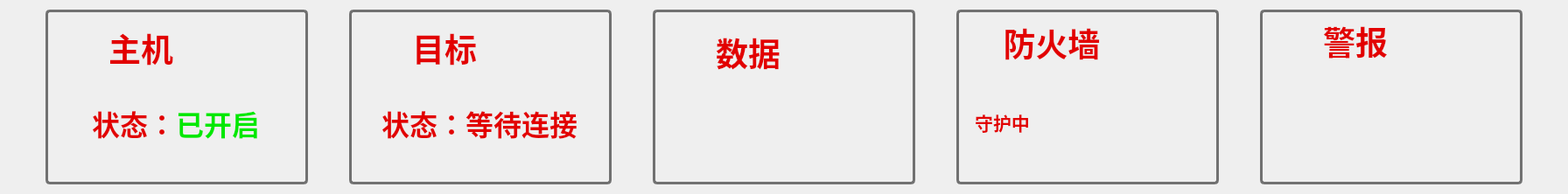
              <widget class="QWidget" name="widget_12" native="true">
               <layout class="QHBoxLayout" name="horizontalLayout_2">
                <item>
                 <spacer name="horizontalSpacer_7">
                  <property name="orientation">
                   <enum>Qt::Horizontal</enum>
                  </property>
                  <property name="sizeHint" stdset="0">
                   <size>
                    <width>41</width>
                    <height>20</height>
                   </size>
                  </property>
                 </spacer>
                </item>
                <item>
                 <widget class="QWidget" name="widget_5" native="true">
                  <property name="minimumSize">
                   <size>
                    <width>300</width>
                    <height>200</height>
                   </size>
                  </property>
                  <property name="maximumSize">
                   <size>
                    <width>300</width>
                    <height>200</height>
                   </size>
                  </property>
                  <property name="styleSheet">
                   <string notr="true">#widget_5{
border: 3px solid rgb(113, 113, 113);    /*边框*/
border-radius: 5px;           /*圆角*/
}</string>
                  </property>
                  <layout class="QVBoxLayout" name="verticalLayout_17">
                   <item>
                    <layout class="QHBoxLayout" name="horizontalLayout_16">
                     <item>
                      <widget class="QLabel" name="label_11">
                       <property name="minimumSize">
                        <size>
                         <width>150</width>
                         <height>50</height>
                        </size>
                       </property>
                       <property name="maximumSize">
                        <size>
                         <width>150</width>
                         <height>50</height>
                        </size>
                       </property>
                       <property name="text">
                        <string>&lt;html&gt;&lt;head/&gt;&lt;body&gt;&lt;p align=&quot;center&quot;&gt;&lt;span style=&quot; font-size:28pt; font-weight:600; color:#e20000;&quot;&gt;主机&lt;/span&gt;&lt;/p&gt;&lt;/body&gt;&lt;/html&gt;</string>
                       </property>
                      </widget>
                     </item>
                     <item>
                      <widget class="QLabel" name="label_7">
                       <property name="minimumSize">
                        <size>
                         <width>50</width>
                         <height>50</height>
                        </size>
                       </property>
                       <property name="maximumSize">
                        <size>
                         <width>50</width>
                         <height>50</height>
                        </size>
                       </property>
                       <property name="text">
                        <string/>
                       </property>
                       <property name="pixmap">
                        <pixmap resource="picture.qrc">:/new/icon/pic/icon/com.png</pixmap>
                       </property>
                       <property name="scaledContents">
                        <bool>true</bool>
                       </property>
                      </widget>
                     </item>
                    </layout>
                   </item>
                   <item>
                    <widget class="QLabel" name="label_14">
                     <property name="minimumSize">
                      <size>
                       <width>280</width>
                       <height>100</height>
                      </size>
                     </property>
                     <property name="maximumSize">
                      <size>
                       <width>280</width>
                       <height>100</height>
                      </size>
                     </property>
                     <property name="text">
                      <string>&lt;html&gt;&lt;head/&gt;&lt;body&gt;&lt;p align=&quot;center&quot;&gt;&lt;span style=&quot; font-size:24pt; font-weight:600; color:#e20000;&quot;&gt;状态：&lt;/span&gt;&lt;span style=&quot; font-size:24pt; font-weight:600; color:#00e800;&quot;&gt;已开启&lt;/span&gt;&lt;/p&gt;&lt;/body&gt;&lt;/html&gt;</string>
                     </property>
                    </widget>
                   </item>
                  </layout>
                 </widget>
                </item>
                <item>
                 <spacer name="horizontalSpacer_6">
                  <property name="orientation">
                   <enum>Qt::Horizontal</enum>
                  </property>
                  <property name="sizeHint" stdset="0">
                   <size>
                    <width>41</width>
                    <height>20</height>
                   </size>
                  </property>
                 </spacer>
                </item>
                <item>
                 <widget class="QWidget" name="widget_6" native="true">
                  <property name="minimumSize">
                   <size>
                    <width>300</width>
                    <height>200</height>
                   </size>
                  </property>
                  <property name="maximumSize">
                   <size>
                    <width>300</width>
                    <height>200</height>
                   </size>
                  </property>
                  <property name="styleSheet">
                   <string notr="true">#widget_6{
border: 3px solid rgb(113, 113, 113);    /*边框*/
border-radius: 5px;           /*圆角*/
}</string>
                  </property>
                  <layout class="QVBoxLayout" name="verticalLayout_18">
                   <item>
                    <layout class="QHBoxLayout" name="horizontalLayout_17">
                     <item>
                      <widget class="QLabel" name="label_18">
                       <property name="minimumSize">
                        <size>
                         <width>150</width>
                         <height>50</height>
                        </size>
                       </property>
                       <property name="maximumSize">
                        <size>
                         <width>150</width>
                         <height>50</height>
                        </size>
                       </property>
                       <property name="text">
                        <string>&lt;html&gt;&lt;head/&gt;&lt;body&gt;&lt;p align=&quot;center&quot;&gt;&lt;span style=&quot; font-size:28pt; font-weight:600; color:#e20000;&quot;&gt;目标&lt;/span&gt;&lt;/p&gt;&lt;/body&gt;&lt;/html&gt;</string>
                       </property>
                      </widget>
                     </item>
                     <item>
                      <widget class="QLabel" name="label_8">
                       <property name="minimumSize">
                        <size>
                         <width>50</width>
                         <height>50</height>
                        </size>
                       </property>
                       <property name="maximumSize">
                        <size>
                         <width>50</width>
                         <height>50</height>
                        </size>
                       </property>
                       <property name="text">
                        <string/>
                       </property>
                       <property name="pixmap">
                        <pixmap resource="picture.qrc">:/new/icon/pic/icon/chicken.png</pixmap>
                       </property>
                       <property name="scaledContents">
                        <bool>true</bool>
                       </property>
                      </widget>
                     </item>
                    </layout>
                   </item>
                   <item>
                    <widget class="QLabel" name="label_13">
                     <property name="minimumSize">
                      <size>
                       <width>280</width>
                       <height>100</height>
                      </size>
                     </property>
                     <property name="maximumSize">
                      <size>
                       <width>280</width>
                       <height>100</height>
                      </size>
                     </property>
                     <property name="text">
                      <string>&lt;html&gt;&lt;head/&gt;&lt;body&gt;&lt;p align=&quot;center&quot;&gt;&lt;span style=&quot; font-size:24pt; font-weight:600; color:#e20000;&quot;&gt;状态：&lt;/span&gt;&lt;span style=&quot; font-size:24pt; font-weight:600; color:#e20000;&quot;&gt;等待连接&lt;/span&gt;&lt;/p&gt;&lt;/body&gt;&lt;/html&gt;</string>
                     </property>
                    </widget>
                   </item>
                  </layout>
                 </widget>
                </item>
                <item>
                 <spacer name="horizontalSpacer_5">
                  <property name="orientation">
                   <enum>Qt::Horizontal</enum>
                  </property>
                  <property name="sizeHint" stdset="0">
                   <size>
                    <width>41</width>
                    <height>20</height>
                   </size>
                  </property>
                 </spacer>
                </item>
                <item>
                 <widget class="QWidget" name="widget_7" native="true">
                  <property name="minimumSize">
                   <size>
                    <width>300</width>
                    <height>200</height>
                   </size>
                  </property>
                  <property name="maximumSize">
                   <size>
                    <width>300</width>
                    <height>200</height>
                   </size>
                  </property>
                  <property name="styleSheet">
                   <string notr="true">#widget_7{
border: 3px solid rgb(113, 113, 113);    /*边框*/
border-radius: 5px;           /*圆角*/
}</string>
                  </property>
                  <layout class="QVBoxLayout" name="verticalLayout_16" stretch="1,2">
                   <item>
                    <layout class="QHBoxLayout" name="horizontalLayout_21">
                     <item>
                      <widget class="QLabel" name="label_19">
                       <property name="minimumSize">
                        <size>
                         <width>150</width>
                         <height>50</height>
                        </size>
                       </property>
                       <property name="maximumSize">
                        <size>
                         <width>150</width>
                         <height>50</height>
                        </size>
                       </property>
                       <property name="text">
                        <string>&lt;html&gt;&lt;head/&gt;&lt;body&gt;&lt;p align=&quot;center&quot;&gt;&lt;span style=&quot; font-size:28pt; font-weight:600; color:#e20000;&quot;&gt;数据&lt;/span&gt;&lt;/p&gt;&lt;/body&gt;&lt;/html&gt;</string>
                       </property>
                      </widget>
                     </item>
                     <item>
                      <widget class="QLabel" name="label_9">
                       <property name="minimumSize">
                        <size>
                         <width>50</width>
                         <height>50</height>
                        </size>
                       </property>
                       <property name="maximumSize">
                        <size>
                         <width>50</width>
                         <height>50</height>
                        </size>
                       </property>
                       <property name="text">
                        <string/>
                       </property>
                       <property name="pixmap">
                        <pixmap resource="picture.qrc">:/new/icon/pic/icon/data.png</pixmap>
                       </property>
                       <property name="scaledContents">
                        <bool>true</bool>
                       </property>
                      </widget>
                     </item>
                    </layout>
                   </item>
                   <item>
                    <layout class="QVBoxLayout" name="verticalLayout_15">
                     <property name="leftMargin">
                      <number>35</number>
                     </property>
                     <item>
                      <widget class="RadiusProgressBar" name="bar1" native="true">
                       <property name="minimumSize">
                        <size>
                         <width>200</width>
                         <height>40</height>
                        </size>
                       </property>
                       <property name="maximumSize">
                        <size>
                         <width>200</width>
                         <height>40</height>
                        </size>
                       </property>
                      </widget>
                     </item>
                     <item>
                      <widget class="RadiusProgressBar" name="bar1_2" native="true">
                       <property name="minimumSize">
                        <size>
                         <width>200</width>
                         <height>40</height>
                        </size>
                       </property>
                       <property name="maximumSize">
                        <size>
                         <width>200</width>
                         <height>40</height>
                        </size>
                       </property>
                      </widget>
                     </item>
                    </layout>
                   </item>
                  </layout>
                 </widget>
                </item>
                <item>
                 <spacer name="horizontalSpacer_4">
                  <property name="orientation">
                   <enum>Qt::Horizontal</enum>
                  </property>
                  <property name="sizeHint" stdset="0">
                   <size>
                    <width>41</width>
                    <height>20</height>
                   </size>
                  </property>
                 </spacer>
                </item>
                <item>
                 <widget class="QWidget" name="widget_8" native="true">
                  <property name="minimumSize">
                   <size>
                    <width>300</width>
                    <height>200</height>
                   </size>
                  </property>
                  <property name="maximumSize">
                   <size>
                    <width>300</width>
                    <height>200</height>
                   </size>
                  </property>
                  <property name="styleSheet">
                   <string notr="true">#widget_8{
border: 3px solid rgb(113, 113, 113);    /*边框*/
border-radius: 5px;           /*圆角*/
}</string>
                  </property>
                  <layout class="QVBoxLayout" name="verticalLayout_14">
                   <item>
                    <layout class="QHBoxLayout" name="horizontalLayout_20">
                     <item>
                      <widget class="QLabel" name="label_20">
                       <property name="minimumSize">
                        <size>
                         <width>150</width>
                         <height>50</height>
                        </size>
                       </property>
                       <property name="maximumSize">
                        <size>
                         <width>150</width>
                         <height>50</height>
                        </size>
                       </property>
                       <property name="text">
                        <string>&lt;html&gt;&lt;head/&gt;&lt;body&gt;&lt;p align=&quot;center&quot;&gt;&lt;span style=&quot; font-size:28pt; font-weight:600; color:#e20000;&quot;&gt;防火墙&lt;/span&gt;&lt;/p&gt;&lt;/body&gt;&lt;/html&gt;</string>
                       </property>
                      </widget>
                     </item>
                     <item>
                      <widget class="QLabel" name="label_10">
                       <property name="minimumSize">
                        <size>
                         <width>50</width>
                         <height>50</height>
                        </size>
                       </property>
                       <property name="maximumSize">
                        <size>
                         <width>50</width>
                         <height>50</height>
                        </size>
                       </property>
                       <property name="text">
                        <string/>
                       </property>
                       <property name="pixmap">
                        <pixmap resource="picture.qrc">:/new/icon/pic/icon/firewall.png</pixmap>
                       </property>
                       <property name="scaledContents">
                        <bool>true</bool>
                       </property>
                      </widget>
                     </item>
                    </layout>
                   </item>
                   <item>
                    <layout class="QHBoxLayout" name="horizontalLayout_22">
                     <property name="spacing">
                      <number>75</number>
                     </property>
                     <item>
                      <widget class="QLabel" name="label_3">
                       <property name="text">
                        <string>&lt;html&gt;&lt;head/&gt;&lt;body&gt;&lt;p align=&quot;center&quot;&gt;&lt;span style=&quot; font-size:16pt; font-weight:600; color:#e20000;&quot;&gt;守护中&lt;/span&gt;&lt;/p&gt;&lt;/body&gt;&lt;/html&gt;</string>
                       </property>
                      </widget>
                     </item>
                     <item>
                      <widget class="AnimationProgressbar" name="bar4" native="true">
                       <property name="minimumSize">
                        <size>
                         <width>120</width>
                         <height>120</height>
                        </size>
                       </property>
                       <property name="maximumSize">
                        <size>
                         <width>120</width>
                         <height>120</height>
                        </size>
                       </property>
                      </widget>
                     </item>
                    </layout>
                   </item>
                  </layout>
                 </widget>
                </item>
                <item>
                 <spacer name="horizontalSpacer_2">
                  <property name="orientation">
                   <enum>Qt::Horizontal</enum>
                  </property>
                  <property name="sizeHint" stdset="0">
                   <size>
                    <width>41</width>
                    <height>20</height>
                   </size>
                  </property>
                 </spacer>
                </item>
                <item>
                 <widget class="QWidget" name="widget_13" native="true">
                  <property name="minimumSize">
                   <size>
                    <width>300</width>
                    <height>200</height>
                   </size>
                  </property>
                  <property name="maximumSize">
                   <size>
                    <width>300</width>
                    <height>200</height>
                   </size>
                  </property>
                  <property name="styleSheet">
                   <string notr="true">#widget_13{
border: 3px solid rgb(113, 113, 113);    /*边框*/
border-radius: 5px;           /*圆角*/
}</string>
                  </property>
                  <layout class="QVBoxLayout" name="verticalLayout_19">
                   <item>
                    <layout class="QHBoxLayout" name="horizontalLayout_19">
                     <item>
                      <widget class="QLabel" name="label_21">
                       <property name="minimumSize">
                        <size>
                         <width>150</width>
                         <height>50</height>
                        </size>
                       </property>
                       <property name="maximumSize">
                        <size>
                         <width>150</width>
                         <height>50</height>
                        </size>
                       </property>
                       <property name="text">
                        <string>&lt;html&gt;&lt;head/&gt;&lt;body&gt;&lt;p align=&quot;center&quot;&gt;&lt;span style=&quot; font-size:28pt; font-weight:600; color:#e20000;&quot;&gt;警报&lt;/span&gt;&lt;/p&gt;&lt;/body&gt;&lt;/html&gt;</string>
                       </property>
                      </widget>
                     </item>
                     <item>
                      <widget class="QLabel" name="label_17">
                       <property name="minimumSize">
                        <size>
                         <width>50</width>
                         <height>50</height>
                        </size>
                       </property>
                       <property name="maximumSize">
                        <size>
                         <width>50</width>
                         <height>50</height>
                        </size>
                       </property>
                       <property name="text">
                        <string/>
                       </property>
                       <property name="pixmap">
                        <pixmap resource="picture.qrc">:/new/icon/pic/icon/warning.png</pixmap>
                       </property>
                       <property name="scaledContents">
                        <bool>true</bool>
                       </property>
                      </widget>
                     </item>
                    </layout>
                   </item>
                   <item>
                    <widget class="QWidget" name="widget_33" native="true">
                     <property name="minimumSize">
                      <size>
                       <width>282</width>
                       <height>127</height>
                      </size>
                     </property>
                     <property name="maximumSize">
                      <size>
                       <width>282</width>
                       <height>127</height>
                      </size>
                     </property>
                     <layout class="QHBoxLayout" name="horizontalLayout_6">
                      <item>
                       <spacer name="horizontalSpacer_19">
                        <property name="orientation">
                         <enum>Qt::Horizontal</enum>
                        </property>
                        <property name="sizeHint" stdset="0">
                         <size>
                          <width>73</width>
                          <height>20</height>
                         </size>
                        </property>
                       </spacer>
                      </item>
                      <item>
                       <widget class="RingsProgressbar" name="bar3" native="true">
                        <property name="minimumSize">
                         <size>
                          <width>100</width>
                          <height>100</height>
                         </size>
                        </property>
                        <property name="maximumSize">
                         <size>
                          <width>100</width>
                          <height>100</height>
                         </size>
                        </property>
                       </widget>
                      </item>
                      <item>
                       <spacer name="horizontalSpacer_20">
                        <property name="orientation">
                         <enum>Qt::Horizontal</enum>
                        </property>
                        <property name="sizeHint" stdset="0">
                         <size>
                          <width>73</width>
                          <height>20</height>
                         </size>
                        </property>
                       </spacer>
                      </item>
                     </layout>
                    </widget>
                   </item>
                  </layout>
                 </widget>
                </item>
                <item>
                 <spacer name="horizontalSpacer_3">
                  <property name="orientation">
                   <enum>Qt::Horizontal</enum>
                  </property>
                  <property name="sizeHint" stdset="0">
                   <size>
                    <width>41</width>
                    <height>20</height>
                   </size>
                  </property>
                 </spacer>
                </item>
               </layout>
              </widget>
